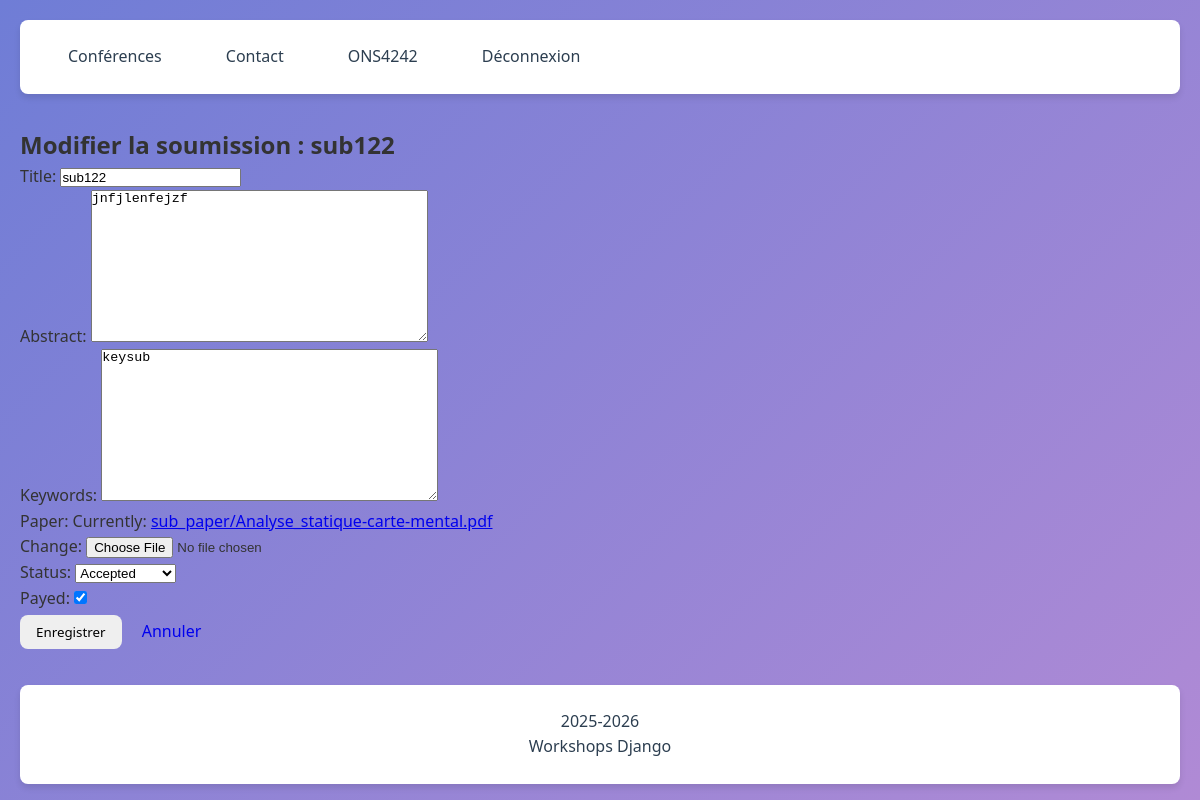
The page /conferences/submission/SUB-WLYIORHT/edit/ (signed in) on the database its author committed.
### UserApp/models.py (models this page shows, shortened)
class User(AbstractUser):
    userid = models.CharField(max_length=8, primary_key=True, unique=True, editable=False)
    firstname = models.CharField(max_length=100,validators=[name_validator])
    lastname = models.CharField(max_length=100,validators=[name_validator])
    email = models.EmailField(max_length=100, unique=True,validators=[verify_email])
    affiliation = models.CharField(max_length=225)
    nationality = models.CharField(max_length=100)
    Roles = [
        ('participant', 'participant'),
        ('commitee', 'Organizing commite member')
    ]
    role = models.CharField(max_length=100, choices=Roles, default="participant")
    created_at = models.DateTimeField(auto_now_add=True)
    update_at = models.DateTimeField(auto_now=True)

### ConferenceApp/models.py (models this page shows, shortened)
class Submission(models.Model):
    submission_id = models.CharField(max_length=255, primary_key=True, unique=True, editable=False,default=generate_submission_id)
    title = models.CharField(max_length=255)
    abstract = models.TextField()
    keywords = models.TextField(validators=[validate_keywords])
    paper = models.FileField(upload_to='sub_paper/', validators=[FileExtensionValidator(allowed_extensions=['pdf'])])
    CHOICES = [
        ("Submitted", "Submitted"),
        ("Accepted", "Accepted"),
        ("Rejected", "Rejected"),
        ("Under review", "Under review"),
    ]
    status = models.CharField(max_length=255, choices=CHOICES)
    submission_date = models.DateField(auto_now_add=True)
    payed = models.BooleanField(default=False)
    created_at = models.DateTimeField(auto_now_add=True)  # corrigé
    update_at = models.DateTimeField(auto_now=True)      # corrigé
    userid = models.ForeignKey('UserApp.User', on_delete=models.CASCADE, related_name='submissions')
    conference = models.ForeignKey(Conference, on_delete=models.CASCADE, related_name='submissions')

### ConferenceApp/views.py (the view, shortened to what this page needs)
# urls.py: path('submission/<str:pk>/edit/', UpdateSubmissionView.as_view(), name='update_submission'),
class UpdateSubmissionView(UpdateView):
    model = Submission
    fields = ['title', 'abstract', 'keywords', 'paper', 'status', 'payed']
    template_name = 'submissions/update_submission.html'
    def dispatch(self, request, *args, **kwargs):
        obj = self.get_object()
        if obj.userid != request.user:
            raise PermissionDenied("Vous n'avez pas la permission de modifier cette soumission.")
        return super().dispatch(request, *args, **kwargs)

### GestionConference/Templates/submissions/update_submission.html (shortened to what this page needs)
{% extends "base.html" %}
{% block content %}
<div class="container">
    <h2>Modifier la soumission : {{ object.title }}</h2>
    <form method="post" enctype="multipart/form-data">
        {{ form.as_p }}
        <button type="submit" class="btn btn-primary">Enregistrer</button>
        <a href="{% url 'list_submissions' object.conference.pk %}" class="btn btn-secondary">Annuler</a>
    </form>
</div>
{% endblock %}

### GestionConference/Templates/base.html (shortened to what this page needs)
<!DOCTYPE html>
<html lang="fr">
<head>
</head>
<body>
<nav>
    <a href="{% url 'Conferences_list' %}">Conférences</a>
    <a>Contact</a>
    {% if user.is_authenticated %}
        <a>{{ user.username }}</a>
        <a href="{% url 'logout' %}">Déconnexion</a>
    {% else %}
        <a href="{% url 'login' %}">Connexion</a>
        <a href="{% url 'register' %}">Inscription</a>
    {% endif %}
</nav>
<div>
    {% block content %}{% endblock %}
</div>
<footer>
    <p>2025-2026</p>
    <p>Workshops Django</p>
</footer>
</body>
</html>

### GestionConference/Templates/base.html (style rules this page uses)
:root { --primary-color: #c3e0f4; --secondary-color: #2c3e50; --accent-color: #e74c3c; --light-color: #ecf0f1; --success-color: #2ecc71; --text-color: #333; --border-radius: 8px; --box-shadow: 0 4px 6px rgba(0, 0, 0, 0.1); --transition: all 0.3s ease; }
* { margin: 0; padding: 0; box-sizing: border-box; }
body { font-family: 'Segoe UI', Tahoma, Geneva, Verdana, sans-serif; line-height: 1.6; color: var(--text-color); background: linear-gradient(135deg, #6f7dd6 0%, #b08ad5 100%); min-height: 100vh; padding: 20px; display: flex; flex-direction: column; min-height: 100vh; }
nav { background: white; padding: 1rem 2rem; border-radius: var(--border-radius); box-shadow: var(--box-shadow); margin-bottom: 2rem; display: flex; gap: 2rem; }
nav a { text-decoration: none; color: var(--secondary-color); font-weight: 500; padding: 0.5rem 1rem; border-radius: var(--border-radius); transition: var(--transition); }
.container { max-width: 1200px; margin: 0 auto; flex: 1; }
.btn { display: inline-flex; align-items: center; padding: 8px 16px; border-radius: var(--border-radius); text-decoration: none; font-weight: 500; transition: var(--transition); border: none; cursor: pointer; font-family: inherit; }
footer { background: white; padding: 1.5rem; border-radius: var(--border-radius); box-shadow: var(--box-shadow); margin-top: 2rem; text-align: center; color: var(--secondary-color); }

### rows shown on the page
User: username "ONS4242"
Submission: title "sub122", abstract "jnfjlenfejzf", keywords "keysub", status "Accepted", payed "☑"
